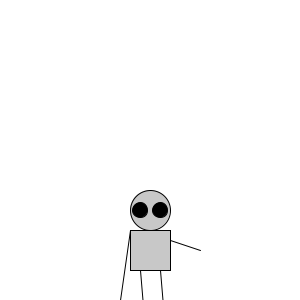
Frame 1 (no input)
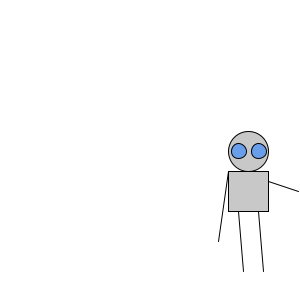
Frame 60 (the mouse pressed at the canvas centre just before this capture)
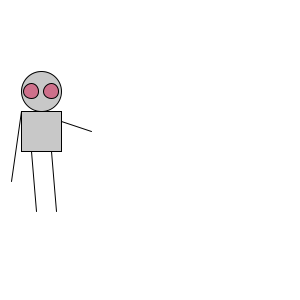
Frame 120 (the mouse held since frame 60 and released just before this capture)

The Processing sketch that drew these frames (run headless with seeded random() and noise(); from frame 60 on, the mouse is pressed at the canvas centre):

// Processing sketch: MyFirstSketch
// ── MyFirstSketch.pde
float zoogX;
float zoogY;

float eyeR = 0;
float eyeG = 0;
float eyeB = 0;


void setup() {
  size(300, 300);
  frameRate(30);
  zoogX = width /2;
  zoogY = height -  50;  
};





void draw() {
  
  // if you put background here, you can erace the previous rendering. that way i see only one newest monster
  background(255);
  
  //set mode
  ellipseMode(CENTER);
  rectMode(CENTER);
  
  //body
  fill(200,200,200);
  rect(zoogX, zoogY, 40, 40);
  ellipse(zoogX, zoogY - 40, 40, 40);
  
  // eyes
  fill(eyeR, eyeG, eyeB);
  ellipse(zoogX -10, zoogY-40, 15, 15);
  ellipse(zoogX +10, zoogY-40, 15, 15);
  line(zoogX - 30, zoogY + 50, zoogX -20, zoogY -20);
  line(zoogX +20, zoogY - 10, zoogX + 50, zoogY);
  line(zoogX-10, zoogY + 20, zoogX-5, zoogY + 80);
  line(zoogX+10, zoogY + 20, zoogX+15, zoogY + 80);
  
  zoogX = random(width);
  zoogY = zoogY - 1;
  
  eyeR = random(255);
  eyeG = random(255);
  eyeB = random(255);
  
};

void mousePressed() {
  println("Take me to the loader!");
}
